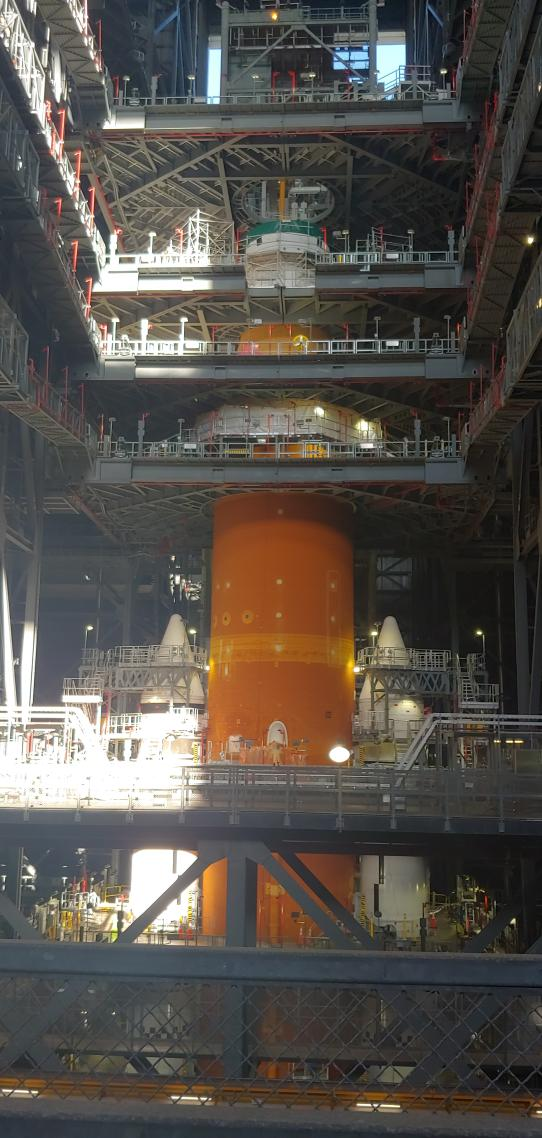
#> input picture resc/garbage.jpeg, 542 x 1138 px
$ jupyter execute manipulating.ipynb
#> lines starting #> are read from the running program, lines starting #| are printed output that depends on the picture; after the words box and inside, x2 and y2 are one past the last pixel; in counts of white or black regions, pixels touching at a corner belong together
[cell 1]
import cv2
import numpy as np

[cell 2]
img = cv2.imread("resc/garbage.jpeg")
#> img is the input picture: shape (1138, 542, 3); mean B, G, R 75.6, 81.5, 86.9
kernel = np.ones((5, 5), np.uint8)

[cell 3]
#Converting Images to Grayscale
imgGray = cv2.cvtColor(img, cv2.COLOR_BGR2GRAY)
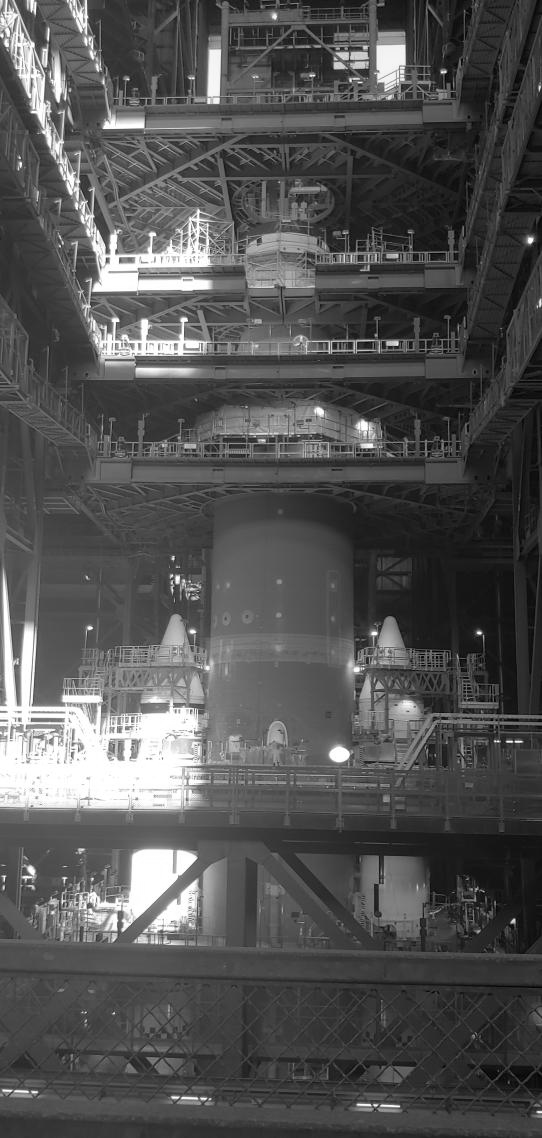
#> imgGray: shape (1138, 542); min 0, max 255, mean 82.4

[cell 4]
#Blurring the images
imgBlur = cv2.GaussianBlur(imgGray, (7, 7), 0)

[cell 5]
#Detecting edges in the image
imgCanny = cv2.Canny(img, 150, 200)
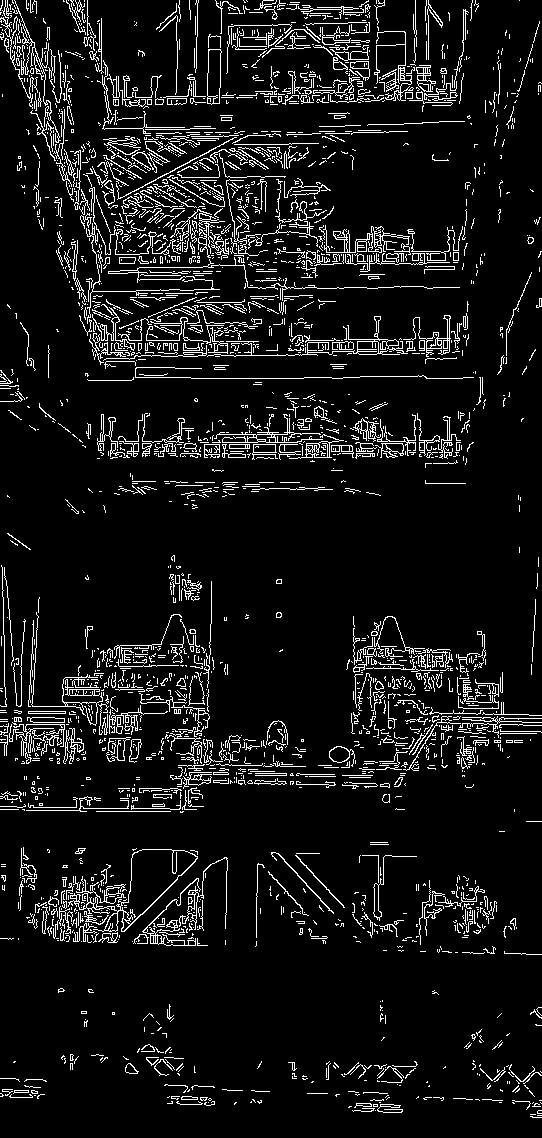
#> imgCanny: shape (1138, 542); 8.3% white in thin lines or dots
imgDilation = cv2.dilate(imgCanny, kernel, iterations=5)  #Thickening the edges
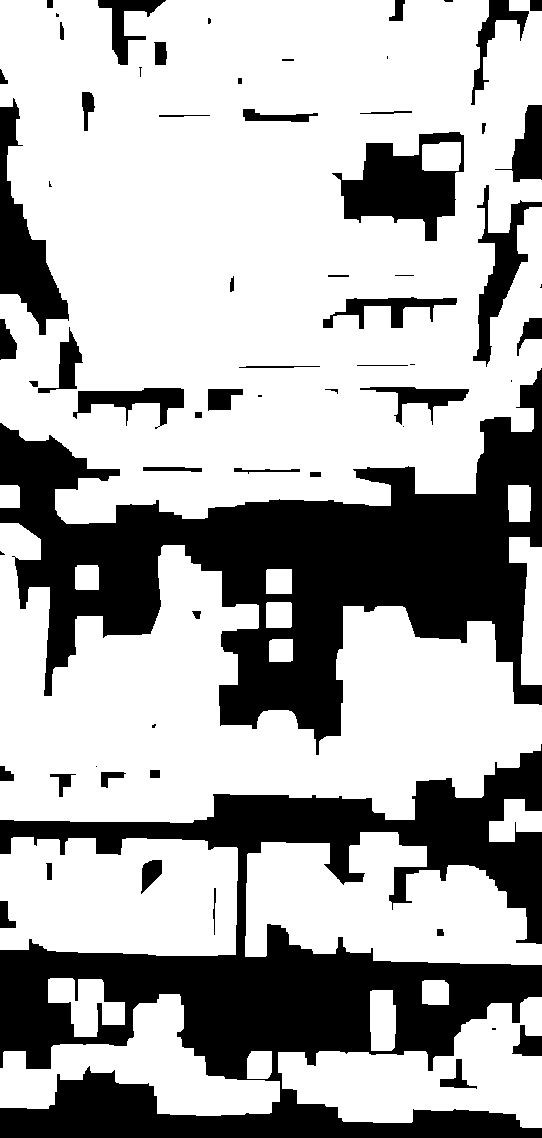
#> imgDilation: shape (1138, 542); 67.9% white; 66 black regions (16 under 20 px), largest, box (x1, y1, x2, y2) and area: (0, 744, 542, 1138) 87513, (0, 368, 542, 755) 76826, (332, 132, 464, 241) 7199
imgEroded = cv2.erode(imgDilation, kernel, iterations=5)  #Thinning the edges
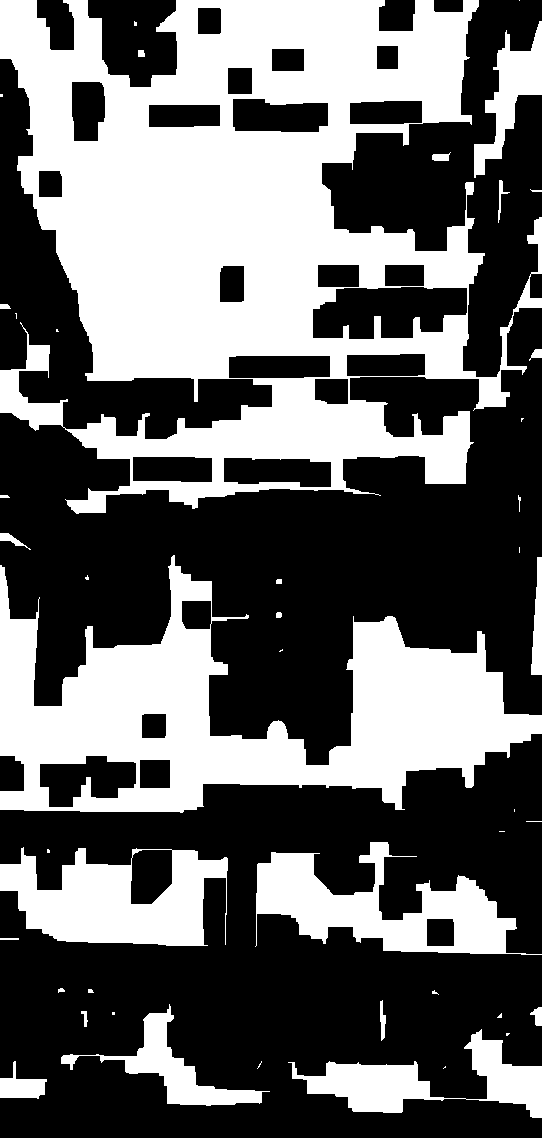
#> imgEroded: shape (1138, 542); 40.2% white; 45 white regions (19 under 20 px), largest, box (x1, y1, x2, y2) and area: (0, 0, 542, 514) 142195, (0, 555, 542, 813) 58739, (0, 847, 228, 946) 13854

$ run again, with resc/cards.jpeg copied over resc/garbage.jpeg
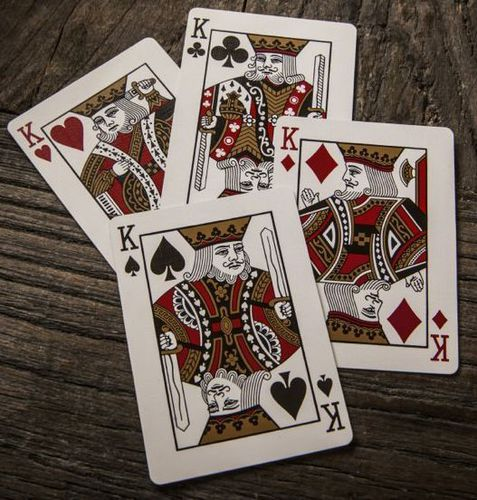
#> input picture resc/cards.jpeg, 477 x 500 px
#> img is the input picture: shape (500, 477, 3); mean B, G, R 88.1, 96.6, 109.6
#> `imgCanny = cv2.Canny(img, 150, 200)`:
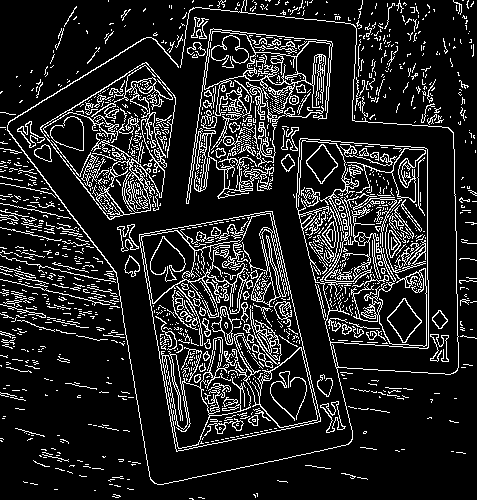
#> imgCanny: shape (500, 477); 13.8% white in thin lines or dots
#> imgDilation: shape (500, 477); 91.6% white; 43 black regions (16 under 20 px), largest, box (x1, y1, x2, y2) and area: (268, 376, 477, 500) 8071, (0, 0, 63, 81) 3125, (131, 287, 316, 471) 1747
#> `imgEroded = cv2.erode(imgDilation, kernel, iterations=5)`:
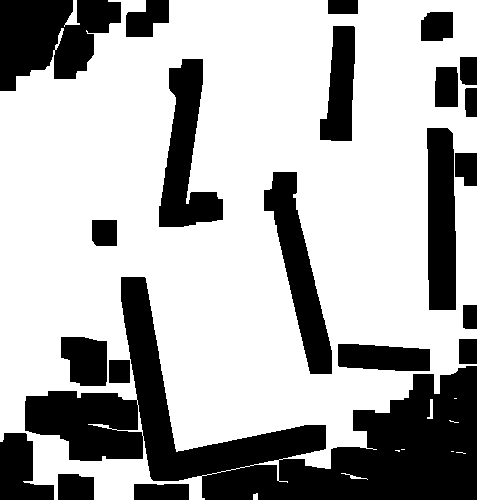
#> imgEroded: shape (500, 477); 68.1% white; 22 black regions, largest, box (x1, y1, x2, y2) and area: (25, 277, 477, 500) 35073, (0, 0, 121, 91) 7561, (159, 59, 223, 227) 5422
